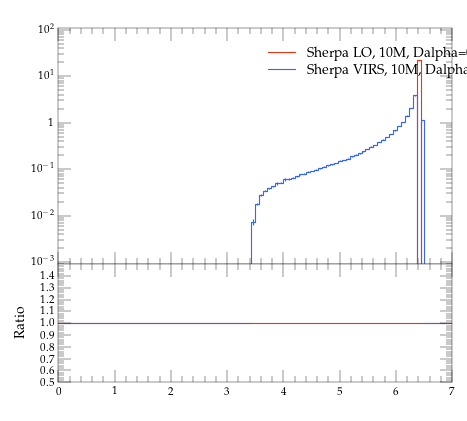

Reproduce this figure in Python.
#! /usr/bin/env python

# This Python script was auto-generated using YODA v2.0.0.
# Analysis object: /evtb/cutEg_jb_e
# Timestamp: 15-04-2024 (14:39:01)

import matplotlib as mpl
import matplotlib.pyplot as plt
mpl.use('Agg') # comment out for interactive use
import os
import numpy as np

plotDir = os.path.split(os.path.realpath(__file__))[0]
if 'YODA_USER_PLOT_PATH' in globals():
    plot_outdir = globals()['YODA_USER_PLOT_PATH']
else:
    plot_outdir = plotDir

#plot style
plt.style.use(os.path.join(plotDir, '../default.mplstyle'))
# plot metadata
figW, figH = plt.rcParams['figure.figsize']
ax_xLabel = r''
ax_yLabel = r''
ax_title  = r''
ax_xScale = 'linear'
ax_yScale = 'log'
xLims = (0.0, 7.0)
yLims = (0.0009000000000000001, 110.00000000000001)

# TeX-friendly labels for the legend
labels = [ r"Sherpa LO, 10M, Dalpha=0.01", r"Sherpa VIRS, 10M, Dalpha=0.01" ]

# Create figure and axis objects
fig, (ax, ratio0_ax) = plt.subplots(2, 1, sharex=True,
                  figsize=(figW,figH), gridspec_kw={'height_ratios': (2, 1)})
ratio0_ax.yaxis.set_major_locator(mpl.ticker.MultipleLocator(0.1))
ratio0_ax.set_ylim(0.5, 1.4999)
ratio0_ax.set_ylabel('Ratio')

# LineColor map: curve index -> color
linecolors = {0: '#EE3311', 1: '#3366FF'}
# the numerical data is stored in a separate file
dataf = dict()
prefix = os.path.split(__file__)[0]
if prefix:    prefix = prefix + '/'
exec(open(prefix+'cutEg_jb_e__data.py').read(), dataf)


legend_handles = [] # keep track of handles for the legend

# style options for curves
# starts at zorder>=5 to draw curve on top of legend
styles = {
  'curve0': {
    'color' : linecolors[0],
    'linestyle' : '-',
    'marker' : 'o',
    'zorder' : 5,
    'histstyle' : True,
  },
  'curve1': {
    'color' : linecolors[1],
    'linestyle' : '-',
    'marker' : 'o',
    'zorder' : 6,
    'histstyle' : True,
  },
}
# curve from input yoda files in main panel
for label in dataf['yvals'].keys():
    if all(np.isnan(v) for v in dataf['yvals'][label]):
        continue
    tmp = None
    if styles[label]['histstyle']: # draw as histogram
        tmp, = ax.plot(dataf['xedges'], dataf['yedges'][label],
                       color=styles[label]['color'],
                       linestyle=styles[label]['linestyle'],
                       drawstyle='steps-pre', solid_joinstyle='miter',
                       zorder=styles[label]['zorder'], label=label)
        ax.errorbar(dataf['xpoints'], dataf['yvals'][label], color=styles[label]['color'],
                    xerr=dataf['xerrs'], yerr=[dataf['ydowns'][label], dataf['yups'][label]],
                    linestyle='none', zorder=styles[label]['zorder'])
    else: # draw as scatter
        tmp = ax.errorbar(dataf['xpoints'], dataf['yvals'][label],
                          xerr=dataf['xerrs'],
                          yerr=[ dataf['ydowns'][label],
                          dataf['yups'][label] ],
                          fmt=styles[label]['marker'],
                          ecolor=styles[label]['color'],
                          color=styles[label]['color'], zorder=2)
        tmp[-1][0].set_linestyle(styles[label]['linestyle'])
    legend_handles += [tmp]
    for varLabel in dataf['variation_yvals'].keys():
        if varLabel.startswith(label):
            tmp, = ax.plot(dataf['xedges'], dataf['variation_yvals'][varLabel],
                           color=styles[label]['color'],
                           linestyle=styles[label]['linestyle'],
                           drawstyle='steps-pre', solid_joinstyle='miter',
                           zorder=styles[label]['zorder'], alpha=0.5)


# plots on ratio panel
# curve from input yoda files in ratio panel
for label, yvals in dataf['ratio0_yvals'].items():
    if all(np.isnan(v) for v in yvals):
        continue
    if styles[label]['histstyle']: # plot as histogram
        ratio0_ax.plot(dataf['xedges'], yvals,
                       color=styles[label]['color'],
                       linestyle=styles[label]['linestyle'],
                       drawstyle='steps-pre', zorder=1,
                       solid_joinstyle='miter')
        ratio0_ax.vlines(dataf['xpoints'],
                         dataf['ratio0_ymin'][label],
                         dataf['ratio0_ymax'][label],
                         color=styles[label]['color'], zorder=1)
    else: # plot as scatter
        tmp = ratio0_ax.errorbar(dataf['xpoints'],
                                 yvals, xerr=dataf['xerrs'],
                                 yerr=dataf['ratio0_yerrs'][label],
                                 fmt=styles[label]['marker'],
                                 ecolor=styles[label]['color'],
                                 color=styles[label]['color'])
        tmp[-1][0].set_linestyle(styles[label]['linestyle'])

    for varlabel in dataf['ratio0_variation_vals'].keys():
        if varlabel.startswith(label):
            ratio0_ax.plot(dataf['xedges'],
                            dataf['ratio0_variation_vals'][varlabel],
                            color=styles[label]['color'],
                            linestyle=styles[label]['linestyle'],
                            drawstyle='steps-pre', solid_joinstyle='miter',
                            zorder=1, alpha=0.5)

legend_pos = (0.5, 0.97)
ax.legend(legend_handles, labels, loc='upper left', bbox_to_anchor=legend_pos)

# set plot metadata as defined above
ratio0_ax.set_xlabel(ax_xLabel)
ratio0_ax.xaxis.set_label_coords(1., -.15)
ax.set_ylabel(ax_yLabel, loc='top')
ax.set_title(ax_title, loc='left')
ax.set_xscale(ax_xScale)
ax.set_yscale(ax_yScale)
ax.set_xlim(xLims)
ax.set_ylim(yLims)

# tick formatting
plt.rcParams['xtick.top'] = True
plt.rcParams['ytick.right'] = True
ax.yaxis.set_major_locator(mpl.ticker.LogLocator(base=10.0, numticks=np.inf))
ax.yaxis.set_minor_locator(mpl.ticker.LogLocator(
                           base=10.0, subs=np.arange(0.1, 1, 0.1), numticks=np.inf))
fig.align_ylabels((ax, ratio0_ax))
plt.savefig(os.path.join(plot_outdir, 'cutEg_jb_e.pdf'), format='PDF')
plt.savefig(os.path.join(plot_outdir, 'cutEg_jb_e.png'), format='PNG')

plt.close(fig)
